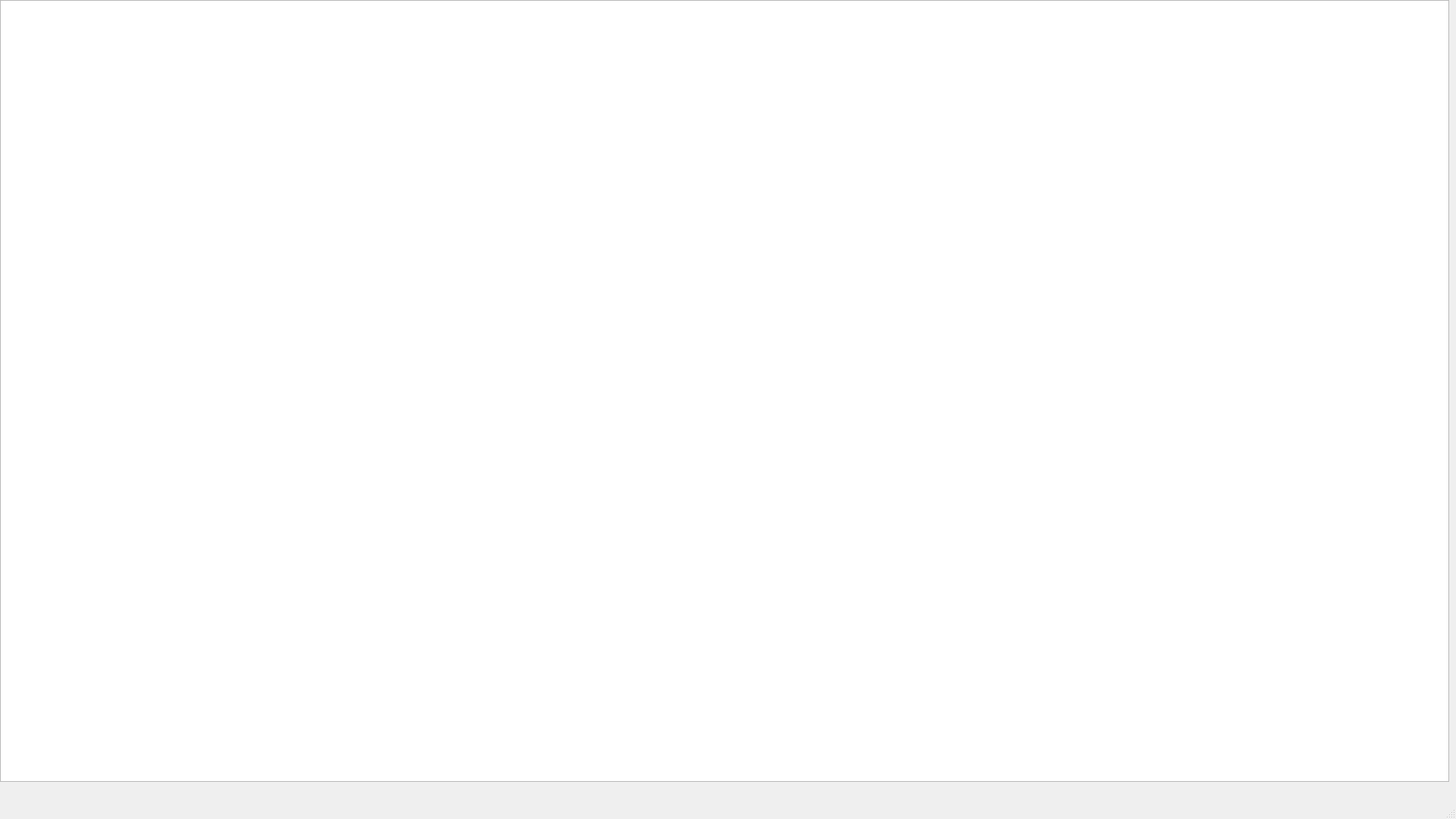
<?xml version="1.0" encoding="UTF-8"?>
<ui version="4.0">
 <class>VentanaMapa</class>
 <widget class="QMainWindow" name="VentanaMapa">
  <property name="geometry">
   <rect>
    <x>0</x>
    <y>0</y>
    <width>1920</width>
    <height>1080</height>
   </rect>
  </property>
  <property name="windowTitle">
   <string>MainWindow</string>
  </property>
  <widget class="QWidget" name="centralwidget">
   <widget class="QGraphicsView" name="graphicsView">
    <property name="geometry">
     <rect>
      <x>0</x>
      <y>0</y>
      <width>1911</width>
      <height>1031</height>
     </rect>
    </property>
   </widget>
  </widget>
  <widget class="QMenuBar" name="menubar">
   <property name="geometry">
    <rect>
     <x>0</x>
     <y>0</y>
     <width>1920</width>
     <height>20</height>
    </rect>
   </property>
  </widget>
  <widget class="QStatusBar" name="statusbar"/>
 </widget>
 <resources/>
 <connections/>
</ui>
